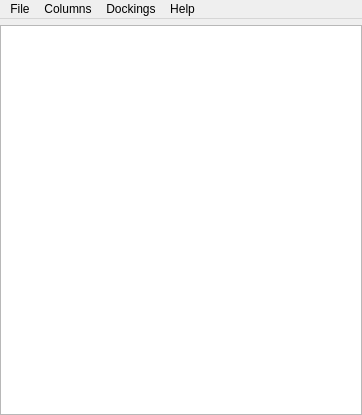
<?xml version="1.0" encoding="UTF-8"?>
<ui version="4.0">
 <class>MainWindow</class>
 <widget class="QWidget" name="MainWindow">
  <property name="enabled">
   <bool>true</bool>
  </property>
  <property name="geometry">
   <rect>
    <x>0</x>
    <y>0</y>
    <width>362</width>
    <height>415</height>
   </rect>
  </property>
  <property name="windowTitle">
   <string>PyViewDock</string>
  </property>
  <property name="layoutDirection">
   <enum>Qt::LeftToRight</enum>
  </property>
  <property name="locale">
   <locale language="English" country="UnitedStates"/>
  </property>
  <layout class="QVBoxLayout" name="verticalLayout">
   <property name="sizeConstraint">
    <enum>QLayout::SetDefaultConstraint</enum>
   </property>
   <property name="leftMargin">
    <number>0</number>
   </property>
   <property name="topMargin">
    <number>0</number>
   </property>
   <property name="rightMargin">
    <number>0</number>
   </property>
   <property name="bottomMargin">
    <number>0</number>
   </property>
   <item>
    <widget class="QMenuBar" name="menubar">
     <widget class="QMenu" name="menuFile">
      <property name="title">
       <string>File</string>
      </property>
      <addaction name="buttonOpen"/>
      <addaction name="buttonExportData"/>
      <addaction name="buttonClearAll"/>
     </widget>
     <widget class="QMenu" name="menuColumns">
      <property name="title">
       <string>Columns</string>
      </property>
     </widget>
     <widget class="QMenu" name="menuDockings">
      <property name="title">
       <string>Dockings</string>
      </property>
     </widget>
     <widget class="QMenu" name="menuHelp">
      <property name="title">
       <string>Help</string>
      </property>
      <addaction name="buttonOnlineDocs"/>
      <addaction name="buttonAbout"/>
     </widget>
     <addaction name="menuFile"/>
     <addaction name="menuColumns"/>
     <addaction name="menuDockings"/>
     <addaction name="menuHelp"/>
    </widget>
   </item>
   <item>
    <widget class="QTableWidget" name="tableDocked">
     <property name="font">
      <font>
       <pointsize>9</pointsize>
      </font>
     </property>
     <property name="editTriggers">
      <set>QAbstractItemView::NoEditTriggers</set>
     </property>
     <property name="showDropIndicator" stdset="0">
      <bool>false</bool>
     </property>
     <property name="dragEnabled">
      <bool>false</bool>
     </property>
     <property name="dragDropMode">
      <enum>QAbstractItemView::NoDragDrop</enum>
     </property>
     <property name="selectionMode">
      <enum>QAbstractItemView::SingleSelection</enum>
     </property>
     <property name="selectionBehavior">
      <enum>QAbstractItemView::SelectRows</enum>
     </property>
     <attribute name="horizontalHeaderShowSortIndicator" stdset="0">
      <bool>true</bool>
     </attribute>
     <attribute name="verticalHeaderVisible">
      <bool>false</bool>
     </attribute>
    </widget>
   </item>
  </layout>
  <action name="buttonOpen">
   <property name="text">
    <string>Open...</string>
   </property>
   <property name="toolTip">
    <string>Open</string>
   </property>
  </action>
  <action name="buttonClearAll">
   <property name="text">
    <string>Clear All</string>
   </property>
  </action>
  <action name="buttonExportData">
   <property name="text">
    <string>Export Data...</string>
   </property>
  </action>
  <action name="buttonOnlineDocs">
   <property name="text">
    <string>Online Documentation</string>
   </property>
  </action>
  <action name="buttonAbout">
   <property name="text">
    <string>About</string>
   </property>
  </action>
 </widget>
 <resources/>
 <connections/>
</ui>
